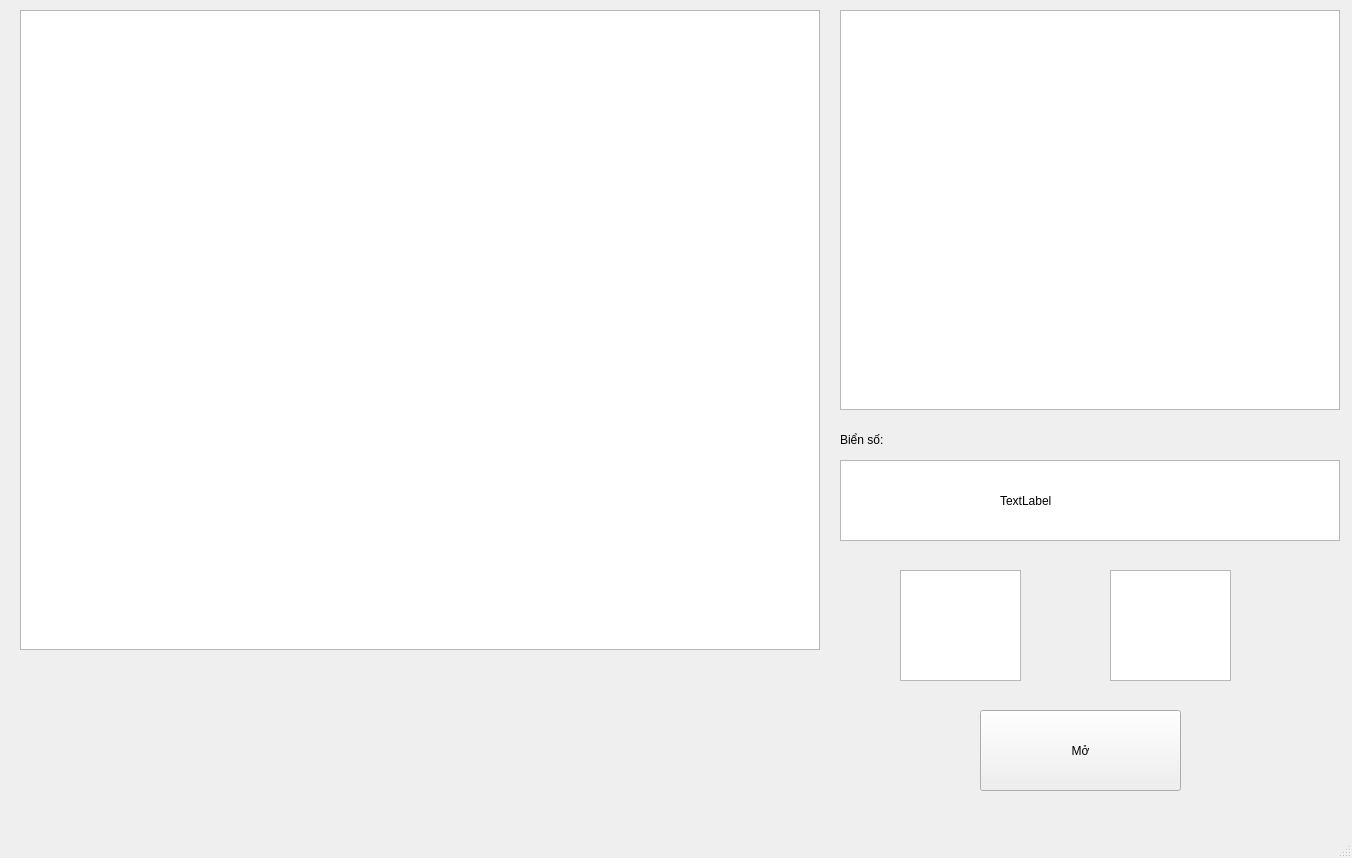
<?xml version="1.0" encoding="UTF-8"?>
<ui version="4.0">
 <class>MainWindow</class>
 <widget class="QMainWindow" name="MainWindow">
  <property name="geometry">
   <rect>
    <x>0</x>
    <y>0</y>
    <width>1352</width>
    <height>858</height>
   </rect>
  </property>
  <property name="windowTitle">
   <string>MainWindow</string>
  </property>
  <widget class="QWidget" name="centralwidget">
   <widget class="QGraphicsView" name="graphicsView">
    <property name="geometry">
     <rect>
      <x>20</x>
      <y>10</y>
      <width>800</width>
      <height>640</height>
     </rect>
    </property>
   </widget>
   <widget class="QGraphicsView" name="graphicsView_2">
    <property name="geometry">
     <rect>
      <x>840</x>
      <y>10</y>
      <width>500</width>
      <height>400</height>
     </rect>
    </property>
   </widget>
   <widget class="QTableView" name="tableView">
    <property name="geometry">
     <rect>
      <x>840</x>
      <y>460</y>
      <width>500</width>
      <height>81</height>
     </rect>
    </property>
   </widget>
   <widget class="QLabel" name="label">
    <property name="geometry">
     <rect>
      <x>840</x>
      <y>430</y>
      <width>63</width>
      <height>20</height>
     </rect>
    </property>
    <property name="text">
     <string>Biển số:</string>
    </property>
   </widget>
   <widget class="QLabel" name="label_2">
    <property name="geometry">
     <rect>
      <x>1000</x>
      <y>470</y>
      <width>251</width>
      <height>61</height>
     </rect>
    </property>
    <property name="text">
     <string>TextLabel</string>
    </property>
   </widget>
   <widget class="QPushButton" name="button">
    <property name="geometry">
     <rect>
      <x>980</x>
      <y>710</y>
      <width>201</width>
      <height>81</height>
     </rect>
    </property>
    <property name="text">
     <string>Mở</string>
    </property>
   </widget>
   <widget class="QGraphicsView" name="graphicsView_3">
    <property name="geometry">
     <rect>
      <x>900</x>
      <y>570</y>
      <width>121</width>
      <height>111</height>
     </rect>
    </property>
   </widget>
   <widget class="QGraphicsView" name="graphicsView_4">
    <property name="geometry">
     <rect>
      <x>1110</x>
      <y>570</y>
      <width>121</width>
      <height>111</height>
     </rect>
    </property>
   </widget>
   <zorder>graphicsView</zorder>
   <zorder>button</zorder>
   <zorder>graphicsView_2</zorder>
   <zorder>tableView</zorder>
   <zorder>label</zorder>
   <zorder>label_2</zorder>
   <zorder>graphicsView_3</zorder>
   <zorder>graphicsView_4</zorder>
  </widget>
  <widget class="QMenuBar" name="menubar">
   <property name="geometry">
    <rect>
     <x>0</x>
     <y>0</y>
     <width>1352</width>
     <height>25</height>
    </rect>
   </property>
  </widget>
  <widget class="QStatusBar" name="statusbar"/>
 </widget>
 <resources/>
 <connections/>
</ui>
